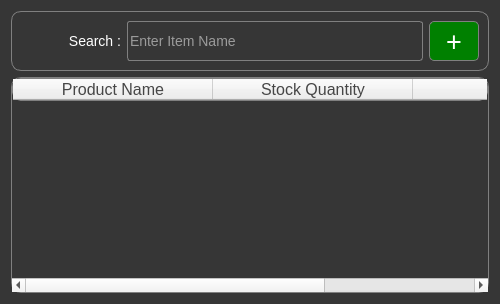
<?xml version="1.0" encoding="UTF-8"?>
<ui version="4.0">
 <class>DeleteDialog</class>
 <widget class="QDialog" name="DeleteDialog">
  <property name="geometry">
   <rect>
    <x>0</x>
    <y>0</y>
    <width>500</width>
    <height>304</height>
   </rect>
  </property>
  <property name="minimumSize">
   <size>
    <width>500</width>
    <height>300</height>
   </size>
  </property>
  <property name="windowTitle">
   <string>Delete Item</string>
  </property>
  <property name="styleSheet">
   <string notr="true">QDialog, QLabel, QPushButton, QTableWidget{
background-color:rgb(54,54,54);
color:white;
font:12px;
}
QFrame{
border:1px solid grey;
border-radius:10px;
}
</string>
  </property>
  <layout class="QVBoxLayout" name="verticalLayout">
   <item>
    <widget class="QFrame" name="frame">
     <property name="styleSheet">
      <string notr="true">QLineEdit, QLabel{
background-color:rgb(54,54,54);
font:14px;
color:white;
}
QLineEdit#searchLineEdit{
border-radius:3px;
border:1px solid grey;
}
QPushButton#addBtn{
background-color:green;
border:1px solid grey;
color:white;
font:27px;
border-radius:5px;
}
QPushButton#addBtn:hover{
border:2px solid white;
}
QPushButto#addBtn:pressed{
border:3px solid orange;
}</string>
     </property>
     <property name="frameShape">
      <enum>QFrame::StyledPanel</enum>
     </property>
     <property name="frameShadow">
      <enum>QFrame::Raised</enum>
     </property>
     <layout class="QHBoxLayout" name="horizontalLayout">
      <item>
       <widget class="QLabel" name="label">
        <property name="minimumSize">
         <size>
          <width>100</width>
          <height>40</height>
         </size>
        </property>
        <property name="maximumSize">
         <size>
          <width>100</width>
          <height>16777215</height>
         </size>
        </property>
        <property name="styleSheet">
         <string notr="true">border:none;</string>
        </property>
        <property name="text">
         <string>Search :</string>
        </property>
        <property name="alignment">
         <set>Qt::AlignRight|Qt::AlignTrailing|Qt::AlignVCenter</set>
        </property>
       </widget>
      </item>
      <item>
       <widget class="QLineEdit" name="searchLineEdit">
        <property name="minimumSize">
         <size>
          <width>0</width>
          <height>40</height>
         </size>
        </property>
        <property name="maxLength">
         <number>100</number>
        </property>
        <property name="placeholderText">
         <string>Enter Item Name</string>
        </property>
        <property name="clearButtonEnabled">
         <bool>true</bool>
        </property>
       </widget>
      </item>
      <item>
       <widget class="QPushButton" name="addBtn">
        <property name="enabled">
         <bool>false</bool>
        </property>
        <property name="minimumSize">
         <size>
          <width>50</width>
          <height>40</height>
         </size>
        </property>
        <property name="toolTip">
         <string>Add to table</string>
        </property>
        <property name="styleSheet">
         <string notr="true"/>
        </property>
        <property name="text">
         <string>+</string>
        </property>
       </widget>
      </item>
     </layout>
    </widget>
   </item>
   <item>
    <widget class="QTableWidget" name="tableWidget">
     <property name="editTriggers">
      <set>QAbstractItemView::NoEditTriggers</set>
     </property>
     <property name="alternatingRowColors">
      <bool>false</bool>
     </property>
     <property name="rowCount">
      <number>0</number>
     </property>
     <attribute name="horizontalHeaderDefaultSectionSize">
      <number>200</number>
     </attribute>
     <attribute name="verticalHeaderVisible">
      <bool>false</bool>
     </attribute>
     <attribute name="verticalHeaderDefaultSectionSize">
      <number>40</number>
     </attribute>
     <attribute name="verticalHeaderMinimumSectionSize">
      <number>30</number>
     </attribute>
     <column>
      <property name="text">
       <string>Product Name</string>
      </property>
      <property name="font">
       <font>
        <pointsize>12</pointsize>
       </font>
      </property>
      <property name="background">
       <color>
        <red>240</red>
        <green>240</green>
        <blue>240</blue>
       </color>
      </property>
      <property name="foreground">
       <brush brushstyle="SolidPattern">
        <color alpha="255">
         <red>70</red>
         <green>70</green>
         <blue>70</blue>
        </color>
       </brush>
      </property>
     </column>
     <column>
      <property name="text">
       <string>Stock Quantity</string>
      </property>
      <property name="font">
       <font>
        <pointsize>12</pointsize>
       </font>
      </property>
      <property name="background">
       <color>
        <red>240</red>
        <green>240</green>
        <blue>240</blue>
       </color>
      </property>
      <property name="foreground">
       <brush brushstyle="SolidPattern">
        <color alpha="255">
         <red>70</red>
         <green>70</green>
         <blue>70</blue>
        </color>
       </brush>
      </property>
     </column>
     <column>
      <property name="text">
       <string>Delete</string>
      </property>
      <property name="font">
       <font>
        <pointsize>12</pointsize>
       </font>
      </property>
      <property name="background">
       <color>
        <red>240</red>
        <green>240</green>
        <blue>240</blue>
       </color>
      </property>
      <property name="foreground">
       <brush brushstyle="SolidPattern">
        <color alpha="255">
         <red>70</red>
         <green>70</green>
         <blue>70</blue>
        </color>
       </brush>
      </property>
     </column>
    </widget>
   </item>
  </layout>
 </widget>
 <resources/>
 <connections/>
</ui>
